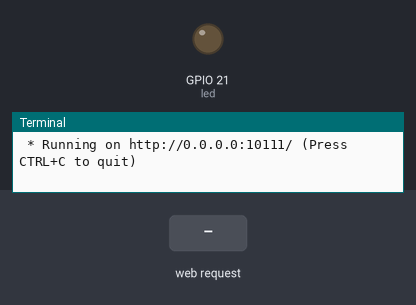
The program below on a simulated Raspberry Pi (BCM pin numbers). Parts: output pins drawn as LEDs (lit = HIGH), the last lines printed to the terminal. Inputs (shaded band) come from the test bench. The clock reads 2024-03-15 10:24:30 at power-on unless the program sets it.

Above: at 1.2 s.
1.3 s: HTTP request for /home received
At 2.1 s:
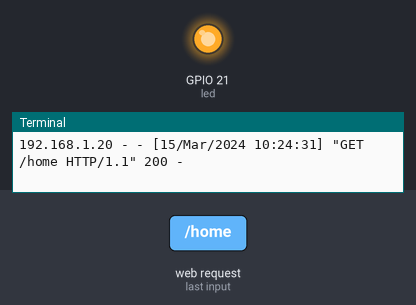
2.8 s: HTTP request for /led/on received
At 3.3 s:
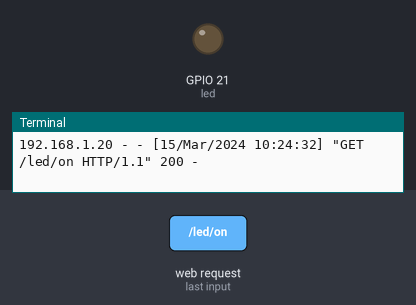
4.3 s: HTTP request for /led/off received
At 5.5 s:
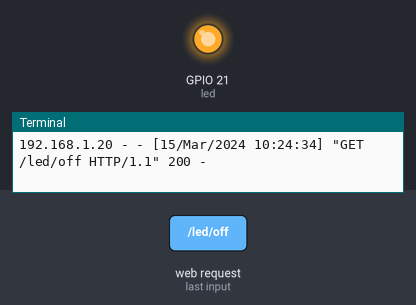
5.8 s: HTTP request for /led/clear received
At 6.8 s:
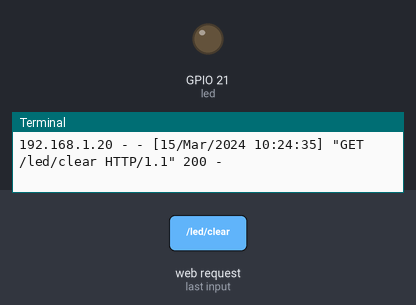
Timing chart, 0 to 8.8 s (numbered marks = the images above; inputs shaded):
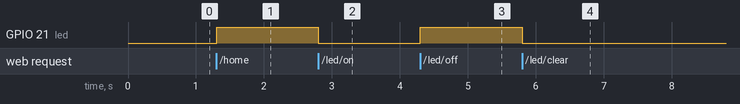

Measured:
- after the input at 1.3 s, GPIO 21 (led): LOW → HIGH at once
- after the input at 2.8 s, GPIO 21 (led): HIGH → LOW at once
- after the input at 4.3 s, GPIO 21 (led): LOW → HIGH at once
- after the input at 5.8 s, GPIO 21 (led): HIGH → LOW at once

The program:

flask04.py
```python
from flask import Flask  #name이름을 통한 flask객체 생성

import RPi.GPIO as GPIO
import time

app = Flask(__name__)

led = 21

@app.route("/home")
def home():
	GPIO.setmode(GPIO.BCM)
	GPIO.setup(led, GPIO.OUT)
	GPIO.output(led, True) #꺼진상태
	return "LED를 컨트롤 해봅시다❗"

@app.route("/led/<state>")
def control(state):
	if state == "on":
		GPIO.output(led, False)
		return "불 켜져요🚨"
	elif state == "off":
		GPIO.output(led, True)
		return "불 꺼져요🚨"
	elif state == "clear":
		GPIO.cleanup()
		return "GPIO cleanup()"

if __name__ == "__main__":  #터미널에서 직접 실행시키면 실행파일이 main으로 바뀐다
	app.run(host="0.0.0.0",port=10111, debug=True) #실행을 위한 명령문으로 보면 된다
```
